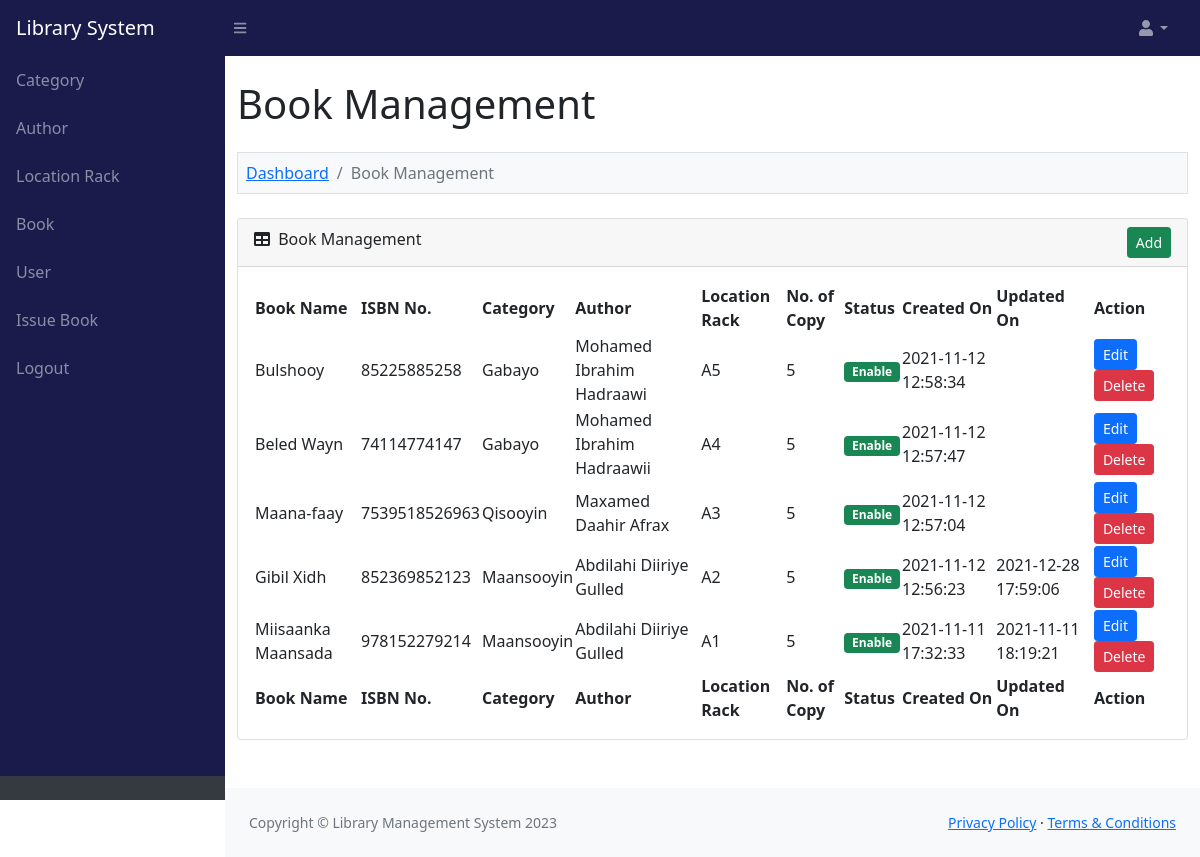
The page /admin/book.php (signed in) on the database its author committed.
### tables this page shows
CREATE TABLE `lms_book` (
  `book_id` int(11) NOT NULL,
  `book_category` varchar(200) NOT NULL,
  `book_author` varchar(200) NOT NULL,
  `book_location_rack` varchar(100) NOT NULL,
  `book_name` text NOT NULL,
  `book_isbn_number` varchar(30) NOT NULL,
  `book_no_of_copy` int(5) NOT NULL,
  `book_status` enum('Enable','Disable') NOT NULL,
  `book_added_on` varchar(30) NOT NULL,
  `book_updated_on` varchar(30) NOT NULL
);

### function.php (called while the page is built, shortened)
<?php
function convert_data($string, $action = 'encrypt')
{
	$encrypt_method = "AES-256-CBC";
	$secret_key = 'AA74CDCC2BBRT935136HH7B63C27';
	$secret_iv = '5fgf5HJ5g27';
	$key = hash('sha256', $secret_key);
	$iv = substr(hash('sha256', $secret_iv), 0, 16);
	if ($action == 'encrypt') {
		$output = openssl_encrypt($string, $encrypt_method, $key, 0, $iv);
		$output = base64_encode($output);
	} else if ($action == 'decrypt') {
		$output = openssl_decrypt(base64_decode($string), $encrypt_method, $key, 0, $iv);
	}
	return $output;
}
?>

### admin/book.php (the view, shortened to what this page needs)
<?php
include '../database_connection.php';
include '../function.php';
$error = '';
$query = "
	SELECT * FROM lms_book
    ORDER BY book_id DESC
";
$statement = $connect->prepare($query);
$statement->execute();
include '../header.php';
?>
<div class="container-fluid py-4" style="min-height: 700px;">
	<h1>Book Management</h1>
	<?php
	if(isset($_GET["action"]))
	{
		if($_GET["action"] == 'add')
		{
	?>
	<ol class="breadcrumb mt-4 mb-4 bg-light p-2 border">
		<li class="breadcrumb-item"><a href="index.php">Dashboard</a></li>
        <li class="breadcrumb-item"><a href="book.php">Book Management</a></li>
        <li class="breadcrumb-item active">Add Book</li>
    </ol>
    <?php
    if($error != '')
    {
    	echo '<div class="alert alert-danger alert-dismissible fade show" role="alert"><ul class="list-unstyled">'.$error.'</ul> <button type="button" class="btn-close" data-bs-dismiss="alert" aria-label="Close"></button></div>';
    }
    ?>
    <div class="card mb-4">
    	<div class="card-header">
    		<i class="fas fa-user-plus"></i> Add New Book
        </div>
        <div class="card-body">
        	<form method="post">
        		<div class="row">
        			<div class="col-md-6">
        				<div class="mb-3">
        					<label class="form-label">Book Name</label>
        					<input type="text" name="book_name" id="book_name" class="form-control" />
        				</div>
        			</div>
        			<div class="col-md-6">
        				<div class="mb-3">
        					<label class="form-label">Select Author</label>
        					<select name="book_author" id="book_author" class="form-control">
        						<?php echo fill_author($connect); ?>
        					</select>
        				</div>
        			</div>
        		</div>
        		<div class="row">
        			<div class="col-md-6">
        				<div class="mb-3">
        					<label class="form-label">Select Category</label>
        					<select name="book_category" id="book_category" class="form-control">
        						<?php echo fill_category($connect); ?>
        					</select>
        				</div>
        			</div>
        			<div class="col-md-6">
        				<div class="mb-3">
        					<label class="form-label">Select Location Rack</label>
        					<select name="book_location_rack" id="book_location_rack" class="form-control">
        						<?php echo fill_location_rack($connect); ?>
        					</select>
        				</div>
        			</div>
        		</div>
        		<div class="row">
        			<div class="col-md-6">
        				<div class="mb-3">
        					<label class="form-label">Book ISBN Number</label>
        					<input type="text" name="book_isbn_number" id="book_isbn_number" class="form-control" />
        				</div>
        			</div>
        			<div class="col-md-6">
        				<div class="mb-3">
        					<label class="form-label">No. of Copy</label>
        					<input type="number" name="book_no_of_copy" id="book_no_of_copy" step="1" class="form-control" />
        				</div>
        			</div>
        		</div>
        		<div class="mt-4 mb-3 text-center">
        			<input type="submit" name="add_book" class="btn btn-success" value="Add" />
        		</div>
        	</form>
        </div>
    </div>
	<?php
		}
		else if($_GET["action"] == 'edit')
		{
			$book_id = convert_data($_GET["code"], 'decrypt');
			if($book_id > 0)
			{
				$query = "
				SELECT * FROM lms_book
                WHERE book_id = '$book_id'
				";
				$book_result = $connect->query($query);
				foreach($book_result as $book_row)
				{
	?>
	<ol class="breadcrumb mt-4 mb-4 bg-light p-2 border">
		<li class="breadcrumb-item"><a href="index.php">Dashboard</a></li>
        <li class="breadcrumb-item"><a href="book.php">Book Management</a></li>
        <li class="breadcrumb-item active">Edit Book</li>
    </ol>
    <div class="card mb-4">
    	<div class="card-header">
    		<i class="fas fa-user-plus"></i> Edit Book Details
       	</div>
       	<div class="card-body">
       		<form method="post">
       			<div class="row">
       				<div class="col-md-6">
       					<div class="mb-3">
       						<label class="form-label">Book Name</label>
       						<input type="text" name="book_name" id="book_name" class="form-control" value="<?php echo $book_row['book_name']; ?>" />
       					</div>
       				</div>
       				<div class="col-md-6">
       					<div class="mb-3">
       						<label class="form-label">Select Author</label>
       						<select name="book_author" id="book_author" class="form-control">
       							<?php echo fill_author($connect); ?>
       						</select>
       					</div>
       				</div>
       			</div>
       			<div class="row">
       				<div class="col-md-6">
       					<div class="mb-3">
       						<label class="form-label">Select Category</label>
       						<select name="book_category" id="book_category" class="form-control">
       							<?php echo fill_category($connect); ?>
       						</select>
       					</div>
       				</div>
       				<div class="col-md-6">
       					<div class="mb-3">
       						<label class="form-label">Select Location Rack</label>
       						<select name="book_location_rack" id="book_location_rack" class="form-control">
       							<?php echo fill_location_rack($connect); ?>
       						</select>
       					</div>
       				</div>
       			</div>
       			<div class="row">
       				<div class="col-md-6">
       					<div class="mb-3">
       						<label class="form-label">Book ISBN Number</label>
       						<input type="text" name="book_isbn_number" id="book_isbn_number" class="form-control" value="<?php echo $book_row['book_isbn_number']; ?>" />
       					</div>
       				</div>
       				<div class="col-md-6">
       					<div class="mb-3">
       						<label class="form-label">No. of Copy</label>
       						<input type="number" name="book_no_of_copy" id="book_no_of_copy" class="form-control" step="1" value="<?php echo $book_row['book_no_of_copy']; ?>" />
       					</div>
       				</div>
       			</div>
       			<div class="mt-4 mb-3 text-center">
       				<input type="hidden" name="book_id" value="<?php echo $book_row['book_id']; ?>" />
       				<input type="submit" name="edit_book" class="btn btn-primary" value="Edit" />
       			</div>
       		</form>
       		<script>
       			document.getElementById('book_author').value = "<?php echo $book_row['book_author']; ?>";
       			document.getElementById('book_category').value = "<?php echo $book_row['book_category']; ?>";
       			document.getElementById('book_location_rack').value = "<?php echo $book_row['book_location_rack']; ?>";
       		</script>
       	</div>
   	</div>
	<?php
				}
			}
		}
	}
	else
	{
	?>
	<ol class="breadcrumb mt-4 mb-4 bg-light p-2 border">
		<li class="breadcrumb-item"><a href="index.php">Dashboard</a></li>
		<li class="breadcrumb-item active">Book Management</li>
	</ol>
	<div class="card mb-4">
		<div class="card-header">
			<div class="row">
				<div class="col col-md-6">
					<i class="fas fa-table me-1"></i> Book Management
                </div>
                <div class="col col-md-6" align="right">
                	<a href="book.php?action=add" class="btn btn-success btn-sm">Add</a>
                </div>
            </div>
        </div>
        <div class="card-body">
        	<table id="datatablesSimple">
        		<thead>
        			<tr>
        				<th>Book Name</th>
        				<th>ISBN No.</th>
        				<th>Category</th>
        				<th>Author</th>
        				<th>Location Rack</th>
        				<th>No. of Copy</th>
        				<th>Status</th>
        				<th>Created On</th>
        				<th>Updated On</th>
        				<th>Action</th>
        			</tr>
        		</thead>
        		<tfoot>
        			<tr>
        				<th>Book Name</th>
        				<th>ISBN No.</th>
        				<th>Category</th>
        				<th>Author</th>
        				<th>Location Rack</th>
        				<th>No. of Copy</th>
        				<th>Status</th>
        				<th>Created On</th>
        				<th>Updated On</th>
        				<th>Action</th>
        			</tr>
        		</tfoot>
        		<tbody>
        		<?php
        		if($statement->rowCount() > 0)
        		{
        			foreach($statement->fetchAll() as $row)
        			{
        				$book_status = '';
        				if($row['book_status'] == 'Enable')
        				{
        					$book_status = '<div class="badge bg-success">Enable</div>';
        				}
        				else
        				{
        					$book_status = '<div class="badge bg-danger">Disable</div>';
        				}
        				echo '
        				<tr>
        					<td>'.$row["book_name"].'</td>
        					<td>'.$row["book_isbn_number"].'</td>
        					<td>'.$row["book_category"].'</td>
        					<td>'.$row["book_author"].'</td>
        					<td>'.$row["book_location_rack"].'</td>
        					<td>'.$row["book_no_of_copy"].'</td>
        					<td>'.$book_status.'</td>
        					<td>'.$row["book_added_on"].'</td>
        					<td>'.$row["book_updated_on"].'</td>
        					<td>
        						<a href="book.php?action=edit&code='.convert_data($row["book_id"]).'" class="btn btn-sm btn-primary">Edit</a>
        						<button type="button" name="delete_button" class="btn btn-danger btn-sm" onclick="delete_data(`'.$row["book_id"].'`, `'.$row["book_status"].'`)">Delete</button>
        					</td>
        				</tr>
        				';
        			}
        		}
        		else
        		{
        			echo '
        			<tr>
        				<td colspan="10" class="text-center">No Data Found</td>
        			</tr>
        			';
        		}
        		?>
        		</tbody>
        	</table>
        </div>
    </div>
    <?php
	}
    ?>
</div>
<?php
include '../footer.php';
?>

### rows shown on the page
lms_book: book_name "Bulshooy", book_isbn_number "85225885258", book_category "Gabayo", book_author "Mohamed Ibrahim Hadraawi", book_location_rack "A5", book_no_of_copy "5", book_status "Enable", book_added_on "2021-11-12 12:58:34"
lms_book: book_name "Beled Wayn", book_isbn_number "74114774147", book_category "Gabayo", book_author "Mohamed Ibrahim Hadraawii", book_location_rack "A4", book_no_of_copy "5", book_status "Enable", book_added_on "2021-11-12 12:57:47"
lms_book: book_name "Maana-faay", book_isbn_number "7539518526963", book_category "Qisooyin", book_author "Maxamed Daahir Afrax", book_location_rack "A3", book_no_of_copy "5", book_status "Enable", book_added_on "2021-11-12 12:57:04"
lms_book: book_name "Gibil Xidh", book_isbn_number "852369852123", book_category "Maansooyin", book_author "Abdilahi Diiriye Gulled", book_location_rack "A2", book_no_of_copy "5", book_status "Enable", book_added_on "2021-11-12 12:56:23", book_updated_on "2021-12-28 17:59:06"
lms_book: book_name "Miisaanka Maansada", book_isbn_number "978152279214", book_category "Maansooyin", book_author "Abdilahi Diiriye Gulled", book_location_rack "A1", book_no_of_copy "5", book_status "Enable", book_added_on "2021-11-11 17:32:33", book_updated_on "2021-11-11 18:19:21"
